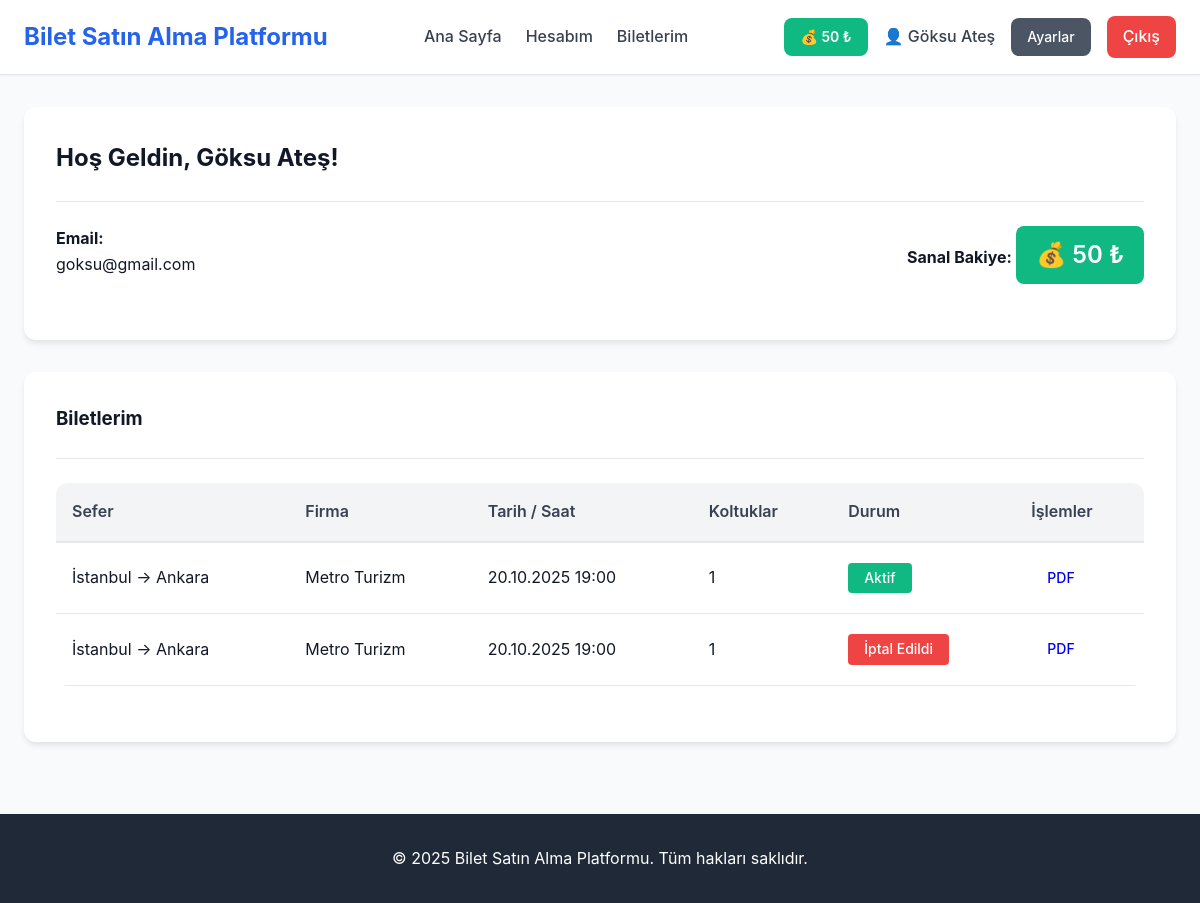
Page /dashboard (signed in) on the committed database.
### tables this page shows
CREATE TABLE Tickets (
    id TEXT PRIMARY KEY,                    -- UUID
    trip_id TEXT NOT NULL,                  -- Hangi sefer
    user_id TEXT NOT NULL,                  -- Hangi kullanıcı
    status TEXT NOT NULL DEFAULT 'active' CHECK(status IN ('active','canceled','expired')),
    total_price INTEGER NOT NULL,           -- Ödenen tutar (kupon uygulandıysa indirimli)
    canceled_at TIMESTAMP NULL,             -- İptal tarihi (varsa)
    created_at TIMESTAMP DEFAULT CURRENT_TIMESTAMP,
    FOREIGN KEY (trip_id) REFERENCES Trips(id) ON DELETE CASCADE,
    FOREIGN KEY (user_id) REFERENCES User(id) ON DELETE CASCADE
);

### pages/user/dashboard.php (called while the page is built, shortened)
<?php
$auth = new Auth();
$db = Database::getInstance();
$auth->requireUser();
$user = $auth->getCurrentUser();
$tickets = $db->getUserTickets($user['id']);
require_once INCLUDES_PATH . '/header.php';
require_once VIEWS_PATH . '/user/dashboard.view.php';
require_once INCLUDES_PATH . '/footer.php';

### public/index.php (called while the page is built, shortened)
<?php
require_once __DIR__ . '/../config/config.php';
require_once __DIR__ . '/../router.php';

### config/config.php (called while the page is built, shortened)
<?php
require_once __DIR__ . '/database.php';
spl_autoload_register(function ($class) {
    $file = CLASSES_PATH . '/' . $class . '.php';
});

### config/database.php (called while the page is built, shortened)
<?php
function getDBConnection() {
    try {
        $pdo = new PDO('sqlite:' . DB_PATH);
        $pdo->setAttribute(PDO::ATTR_ERRMODE, PDO::ERRMODE_EXCEPTION);
        $pdo->exec('PRAGMA foreign_keys = ON');
        $pdo->setAttribute(PDO::FETCH_ASSOC, true);
        return $pdo;
    } catch (PDOException $e) {
        error_log("Veritabanı bağlantı hatası: " . $e->getMessage());
        if (ENVIRONMENT !== 'development') {
            die("Sistemde bir sorun oluştu. Lütfen daha sonra tekrar deneyin.");
        } else {
            die("Veritabanı bağlantı hatası: " . $e->getMessage());
        }
    }
}

### classes/Database.php (called while the page is built, shortened)
<?php
class Database {
    private $pdo;
    private static $instance = null;
    private function __construct() {
        $this->pdo = getDBConnection();
    }
    public static function getInstance() {
        if (self::$instance === null) {
            self::$instance = new self();
        }
        return self::$instance;
    }
    public function fetchAll($sql, $params = []) {
        try {
            $stmt = $this->pdo->prepare($sql);
            $stmt->execute($params);
            return $stmt->fetchAll(PDO::FETCH_ASSOC);
        } catch (PDOException $e) {
            error_log("Database Error (fetchAll): " . $e->getMessage());
            error_log("SQL: " . $sql);
            return [];
        }
    }
    public function getUserTickets($userId) {
        $sql = "SELECT t.*, tr.departure_city, tr.destination_city,
                tr.departure_time, tr.arrival_time, bc.name as company_name,
                GROUP_CONCAT(bs.seat_number) as seat_numbers
                FROM Tickets t
                INNER JOIN Trips tr ON t.trip_id = tr.id
                LEFT JOIN Bus_Company bc ON tr.company_id = bc.id
                LEFT JOIN Booked_Seats bs ON bs.ticket_id = t.id
                WHERE t.user_id = ?
                GROUP BY t.id
                ORDER BY t.created_at DESC";
        return $this->fetchAll($sql, [$userId]);
    }
}

### classes/Auth.php (called while the page is built, shortened)
<?php
class Auth {
    public function isLoggedIn() {
        return isset($_SESSION['logged_in']) && $_SESSION['logged_in'] === true;
    }
    public function getCurrentUser() {
        return [
            'id' => $_SESSION['user_id'],
            'email' => $_SESSION['user_email'],
            'name' => $_SESSION['user_name'],
            'role' => $_SESSION['user_role'],
            'company_id' => $_SESSION['user_company_id'] ?? null,
            'balance' => $_SESSION['user_balance'] ?? 0
        ];
    }
}

### views/user/dashboard.view.php (the view, shortened to what this page needs)
<div class="container mt-4">
    <div class="card">
        <div class="card-header">
            <h2>Hoş Geldin, <?= htmlspecialchars($user['name']) ?>!</h2>
        </div>
        <div class="card-body grid grid-2">
            <div>
                <strong>Email:</strong>
                <p><?= htmlspecialchars($user['email']) ?></p>
            </div>
            <div class="text-right">
                <strong>Sanal Bakiye:</strong>
                <p class="user-balance" style="font-size: 1.5rem; display: inline-block; padding: 10px 20px;">
                    💰 <?= number_format($user['balance'], 0, ',', '.') ?> ₺
                </p>
            </div>
        </div>
    </div>
    <div class="card mt-4">
        <div class="card-header">
            <h3>Biletlerim</h3>
        </div>
        <div class="card-body">
            <?php if (empty($tickets)): ?>
                <div class="alert alert-info">Henüz satın alınmış biletiniz bulunmamaktadır.</div>
            <?php else: ?>
                <div class="table-container">
                    <table>
                        <thead>
                            <tr>
                                <th>Sefer</th>
                                <th>Firma</th>
                                <th>Tarih / Saat</th>
                                <th>Koltuklar</th>
                                <th>Durum</th>
                                <th>İşlemler</th>
                            </tr>
                        </thead>
                        <tbody>
                            <?php foreach ($tickets as $ticket): ?>
                                <tr>
                                    <td><?= htmlspecialchars($ticket['departure_city']) ?> → <?= htmlspecialchars($ticket['destination_city']) ?></td>
                                    <td><?= htmlspecialchars($ticket['company_name']) ?></td>
                                    <td><?= date(DATETIME_FORMAT, strtotime($ticket['departure_time'])) ?></td>
                                    <td><?= htmlspecialchars($ticket['seat_numbers']) ?></td>
                                    <td>
                                        <?php if ($ticket['status'] === TICKET_ACTIVE): ?>
                                            <span class="badge badge-success">Aktif</span>
                                        <?php elseif ($ticket['status'] === TICKET_CANCELED): ?>
                                            <span class="badge badge-danger">İptal Edildi</span>
                                        <?php else: ?>
                                            <span class="badge badge-secondary">Geçmiş</span>
                                        <?php endif; ?>
                                    </td>
                                    <td>
                                        <a href="/user/ticket-pdf?id=<?= $ticket['id'] ?>" class="btn btn-info btn-sm">PDF</a>
                                    </td>
                                </tr>
                            <?php endforeach; ?>
                        </tbody>
                    </table>
                </div>
            <?php endif; ?>
        </div>
    </div>
</div>

### public/assets/css/style.css (style rules this page uses)
* { margin: 0; padding: 0; box-sizing: border-box; }
:root { --primary-color: #2563eb; --primary-hover: #1d4ed8; --secondary-color: #64748b; --success-color: #10b981; --danger-color: #ef4444; --warning-color: #f59e0b; --info-color: #3b82f6; --gray-50: #f9fafb; --gray-100: #f3f4f6; --gray-200: #e5e7eb; --gray-300: #d1d5db; --gray-400: #9ca3af; --gray-500: #6b7280; --gray-600: #4b5563; --gray-700: #374151; --gray-800: #1f2937; --gray-900: #111827; --spacing-xs: 0.25rem; --spacing-sm: 0.5rem; --spacing-md: 1rem; --spacing-lg: 1.5rem; --spacing-xl: 2rem; --spacing-2xl: 3rem; --radius-sm: 0.25rem; --radius-md: 0.5rem; --radius-lg: 0.75rem; --radius-xl: 1rem; --shadow-sm: 0 1px 2px 0 rgba(0, 0, 0, 0.05); --shadow-md: 0 4px 6px -1px rgba(0, 0, 0, 0.1); --shadow-lg: 0 10px 15px -3px rgba(0, 0, 0, 0.1); --shadow-xl: 0 20px 25px -5px rgba(0, 0, 0, 0.1); }
body { font-family: -apple-system, BlinkMacSystemFont, 'Segoe UI', Roboto, 'Helvetica Neue', Arial, sans-serif; font-size: 16px; line-height: 1.6; color: var(--gray-900); background-color: var(--gray-50); min-height: 100vh; display: flex; flex-direction: column; }
.container { width: 100%; max-width: 1200px; margin: 0 auto; padding: 0 var(--spacing-lg); }
.user-balance { background-color: var(--success-color); color: white; padding: var(--spacing-sm) var(--spacing-md); border-radius: var(--radius-md); font-weight: 600; font-size: 0.875rem; }
.btn { display: inline-block; padding: var(--spacing-md) var(--spacing-xl); border: none; border-radius: var(--radius-md); font-size: 1rem; font-weight: 500; text-align: center; text-decoration: none; cursor: pointer; transition: all 0.2s; }
.btn-sm { padding: var(--spacing-sm) var(--spacing-md); font-size: 0.875rem; }
.card { background: white; border-radius: var(--radius-lg); box-shadow: var(--shadow-md); padding: var(--spacing-xl); margin-bottom: var(--spacing-lg); }
.card-header { margin-bottom: var(--spacing-lg); padding-bottom: var(--spacing-lg); border-bottom: 1px solid var(--gray-200); }
.card-header h2 { font-size: 1.5rem; color: var(--gray-900); }
.card-body { margin-bottom: var(--spacing-lg); }
.table-container { overflow-x: auto; margin-bottom: var(--spacing-lg); }
table { width: 100%; border-collapse: collapse; background: white; border-radius: var(--radius-lg); overflow: hidden; }
thead { background-color: var(--gray-100); }
th { padding: var(--spacing-md); text-align: left; font-weight: 600; color: var(--gray-700); border-bottom: 2px solid var(--gray-200); }
td { padding: var(--spacing-md); border-bottom: 1px solid var(--gray-200); }
.badge { display: inline-block; padding: var(--spacing-xs) var(--spacing-md); border-radius: var(--radius-sm); font-size: 0.875rem; font-weight: 500; }
.badge-success { background-color: var(--success-color); color: white; }
.badge-danger { background-color: var(--danger-color); color: white; }
.grid { display: grid; gap: var(--spacing-lg); }
.grid-2 { grid-template-columns: repeat(2, 1fr); }
.text-right { text-align: right; }
.mt-4 { margin-top: var(--spacing-xl); }

### rows in the picture
tickets: departure_city "İstanbul", destination_city "Ankara", company_name "Metro Turizm", departure_time "20.10.2025 19:00", seat_numbers "1", status "Aktif"
tickets: departure_city "İstanbul", destination_city "Ankara", company_name "Metro Turizm", departure_time "20.10.2025 19:00", seat_numbers "1", status "İptal Edildi"

### other values in the picture
SITE_NAME "Bilet Satın Alma Platformu"
$currentUser['balance'] "50"
$currentUser['name'] "Göksu Ateş"
$user['name'] "Göksu Ateş"
$user['email'] "goksu@gmail.com"
$user['balance'] "50"
